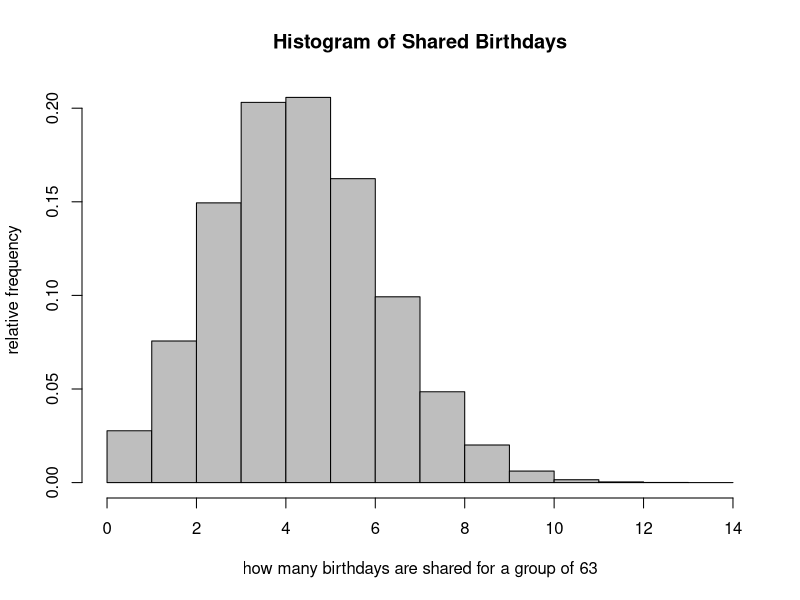

R code for this plot:
######################################
##                                  ##
##      GENERATE PROBABILITIES      ##
##     FOR THE BIRTHDAY PROBLEM     ##
##                                  ##
##            Joe Walsh             ##
##          July 10, 2014           ##
##       http://joestradam.us       ##
##                                  ##
######################################

# set seed
set.seed(1234)

# size of the group
n <- 63

# how many random samples to try
n_trials <- 100000

# generate n_trials samples
data <- sample(x=1:365, size=n*n_trials, replace=TRUE)

# rows are trials, columns are persons.  Each row is a randomly generated
# group of birthdays for n persons
data_matrix <- matrix(data, ncol=n)

# count how many birthdays are shared by at least two people in each row.
# table() produces counts for each birthday in the row, and sum()
# counts how many birthdays are shared by at least two people.
matching_birthdays <- apply(X=data_matrix, 
                            MARGIN=1, 
                            FUN=function(x)  sum( table(x) >= 2 ))

  
# plot relative histogram of birthday distribution
hist(matching_birthdays,
     main = 'Histogram of Shared Birthdays',
     xlab = paste('how many birthdays are shared for a group of', n),
     ylab = 'relative frequency', 
     freq = FALSE,
     col = 'grey')


# probability of three or more matching birthdays in a group of size n
mean(matching_birthdays >= 3)
